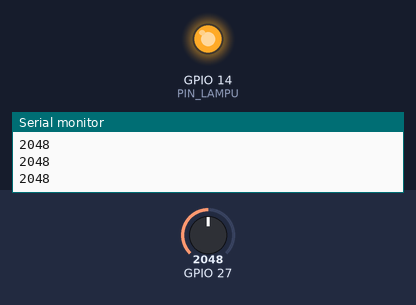
A sketch run on a simulated ESP32. Parts: output pins drawn as LEDs (lit = HIGH), the last lines printed to the serial monitor. The test bench sets the inputs (shaded band); at power-on: GPIO 27 = 2048.

Above: at 1.2 s.
1.3 s: GPIO 27 set to 0
At 2.5 s:
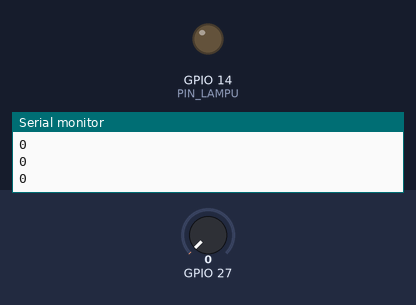
2.8 s: GPIO 27 set to 491
At 3.7 s:
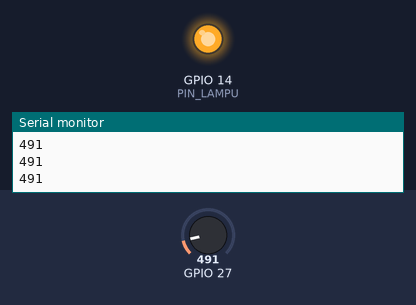
Timing chart, 0 to 5.8 s (numbered marks = the images above; inputs shaded):
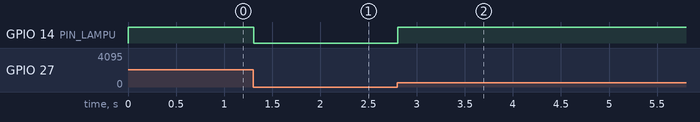

The sketch:

ESP32_Analog_Output_PWM.ino
```cpp
#define PIN_LAMPU 14

int analog_baca;


void setup() {
  // put your setup code here, to run once:

    pinMode(PIN_LAMPU, OUTPUT);
    Serial.begin(9600);


}

void loop() {
  // put your main code here, to run repeatedly:

  analog_baca = analogRead(27);
  Serial.println(analog_baca);


  analogWrite(PIN_LAMPU, analog_baca);

}
```

Measured:
- after the input at 1.3 s, GPIO 14 (PIN_LAMPU): HIGH → LOW at once
- after the input at 2.8 s, GPIO 14 (PIN_LAMPU): LOW → HIGH at once
